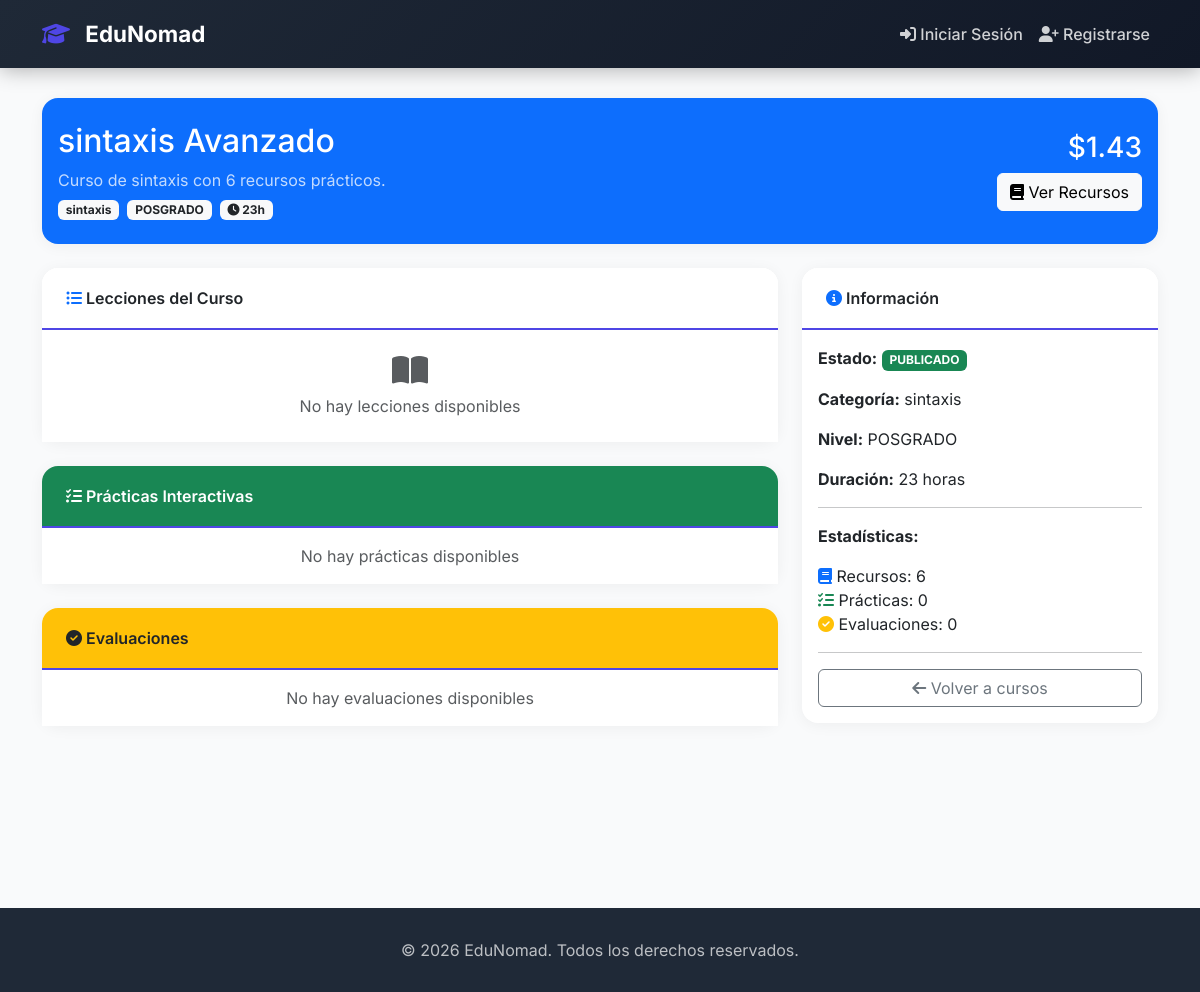
Before: /cursos/36/ with the older database file.
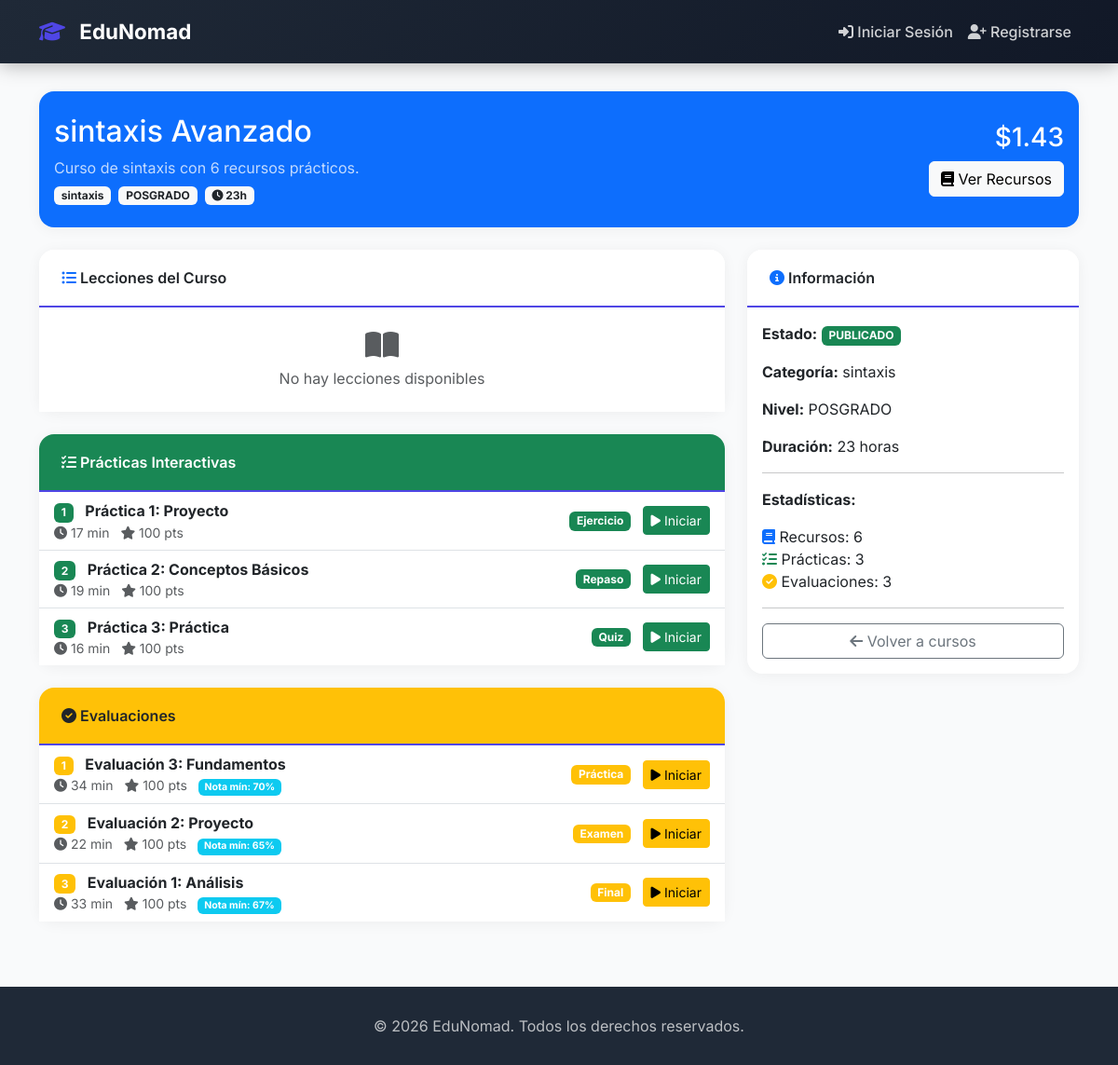
After: the same page with the newer database file.
### apps/core/models.py (models this page shows, shortened)
class Curso(models.Model):
    NIVELES = [
        ('PRIMARIA', 'Primaria'),
        ('SECUNDARIA', 'Secundaria'),
        ('BACHILLERATO', 'Bachillerato'),
        ('UNIVERSITARIO', 'Universitario'),
        ('POSGRADO', 'Posgrado'),
        ('LIBRE', 'Libre'),
    ]
    ESTADOS = [
        ('BORRADOR', 'Borrador'),
        ('PUBLICADO', 'Publicado'),
        ('ARCHIVADO', 'Archivado'),
    ]
    titulo = models.CharField(max_length=200)
    slug = models.SlugField(max_length=200, unique=True, blank=True)
    descripcion = models.TextField()
    categoria = models.CharField(max_length=100, db_index=True)
    nivel = models.CharField(max_length=20, choices=NIVELES, default='LIBRE')
    estado = models.CharField(max_length=20, choices=ESTADOS, default='BORRADOR')
    duracion_horas = models.IntegerField(default=10)
    recursos = models.ManyToManyField(RecursoEducativo, related_name='cursos', blank=True)
    fecha_creacion = models.DateTimeField(auto_now_add=True)
    fecha_actualizacion = models.DateTimeField(auto_now=True)
    imagen_url = models.URLField(blank=True, null=True)
    palabras_clave = models.CharField(max_length=500, blank=True)
    precio = models.DecimalField(max_digits=10, decimal_places=2, default=0.00)
    class Meta:
        ordering = ['-fecha_creacion']
        indexes = [
            models.Index(fields=['categoria']),
            models.Index(fields=['nivel']),
            models.Index(fields=['estado']),
        ]

class Practica(models.Model):
    TIPOS = [
        ('EJERCICIO', 'Ejercicio'),
        ('QUIZ', 'Quiz'),
        ('DIAGNOSTICO', 'Diagnóstico'),
        ('REPASO', 'Repaso'),
    ]
    leccion = models.ForeignKey('language_practice.Lesson', on_delete=models.CASCADE,
                                related_name='practicas', null=True, blank=True)
    curso = models.ForeignKey('Curso', on_delete=models.CASCADE, related_name='practicas')
    titulo = models.CharField(max_length=200)
    descripcion = models.TextField(blank=True, null=True)
    tipo = models.CharField(max_length=20, choices=TIPOS, default='EJERCICIO')
    preguntas = models.JSONField(default=list, blank=True)
    puntaje_maximo = models.IntegerField(default=100)
    duracion_minutos = models.IntegerField(default=15)
    orden = models.IntegerField(default=0)
    is_active = models.BooleanField(default=True)
    fecha_creacion = models.DateTimeField(auto_now_add=True)
    class Meta:
        ordering = ['orden', 'fecha_creacion']

class Evaluacion(models.Model):
    TIPOS = [
        ('EXAMEN', 'Examen'),
        ('PRACTICA', 'Práctica'),
        ('PROYECTO', 'Proyecto'),
        ('FINAL', 'Final'),
    ]
    leccion = models.ForeignKey('language_practice.Lesson', on_delete=models.CASCADE,
                                related_name='evaluaciones', null=True, blank=True)
    curso = models.ForeignKey('Curso', on_delete=models.CASCADE, related_name='evaluaciones')
    titulo = models.CharField(max_length=200)
    descripcion = models.TextField(blank=True, null=True)
    tipo = models.CharField(max_length=20, choices=TIPOS, default='EXAMEN')
    preguntas = models.JSONField(default=list, blank=True)
    puntaje_maximo = models.IntegerField(default=100)
    duracion_minutos = models.IntegerField(default=30)
    nota_minima = models.IntegerField(default=60)
    fecha_publicacion = models.DateTimeField(auto_now_add=True)
    fecha_limite = models.DateTimeField(null=True, blank=True)
    is_active = models.BooleanField(default=True)
    class Meta:
        ordering = ['-fecha_publicacion']

### apps/core/views.py (the view)
# urls.py: path('cursos/<int:curso_id>/', detalle_curso, name='detalle_curso'),
def detalle_curso(request, curso_id):
    curso = get_object_or_404(Curso, id=curso_id)
    recursos = curso.recursos.all()
    try:
        from apps.language_practice.models import Course, Lesson
        course_lp = Course.objects.filter(title=curso.titulo).first()
        lecciones = Lesson.objects.filter(course=course_lp).order_by('order') if course_lp else []
    except:
        lecciones = []
    context = {
        'curso': curso,
        'recursos': recursos,
        'lecciones': lecciones,
        'total_recursos': recursos.count(),
        'total_lecciones': len(lecciones),
    }
    return render(request, 'lms/cursos/detalle.html', context)

### templates/lms/cursos/detalle.html (shortened to what this page needs)
{% extends "base.html" %}
{% block content %}
<div class="animate-fade-in">
    <div class="card bg-primary text-white mb-4">
        <div class="card-body py-4">
            <div class="row align-items-center">
                <div class="col-md-8">
                    <h2>{{ curso.titulo }}</h2>
                    <p class="mb-2 opacity-75">{{ curso.descripcion }}</p>
                    <div class="d-flex flex-wrap gap-2">
                        <span class="badge bg-light text-dark">{{ curso.categoria }}</span>
                        <span class="badge bg-light text-dark">{{ curso.nivel }}</span>
                        <span class="badge bg-light text-dark">
                            <i class="fas fa-clock"></i> {{ curso.duracion_horas }}h
                        </span>
                    </div>
                </div>
                <div class="col-md-4 text-end">
                    <h3 class="text-white">${{ curso.precio|floatformat:2 }}</h3>
                    <a href="/recursos/?curso={{ curso.id }}" class="btn btn-light">
                        <i class="fas fa-book"></i> Ver Recursos
                    </a>
                </div>
            </div>
        </div>
    </div>
    <div class="row">
        <div class="col-lg-8">
            <div class="card mb-4">
                <div class="card-header">
                    <i class="fas fa-list-ul text-primary"></i> Lecciones del Curso
                </div>
                <div class="card-body p-0">
                    <div class="list-group list-group-flush">
                        {% for leccion in lecciones %}
                        <div class="list-group-item">
                            <div class="d-flex justify-content-between align-items-center">
                                <div>
                                    <span class="badge bg-primary me-2">{{ forloop.counter }}</span>
                                    <strong>{{ leccion.title }}</strong>
                                </div>
                                <div>
                                    <span class="badge bg-secondary me-2">Lección</span>
                                    <button class="btn btn-sm btn-outline-primary" onclick="alert('Lección en desarrollo')">
                                        <i class="fas fa-play"></i> Ver
                                    </button>
                                </div>
                            </div>
                        </div>
                        {% empty %}
                        <div class="list-group-item text-center text-muted py-4">
                            <i class="fas fa-book-open fa-2x mb-2 d-block"></i>
                            No hay lecciones disponibles
                        </div>
                        {% endfor %}
                    </div>
                </div>
            </div>
            <div class="card mb-4">
                <div class="card-header bg-success text-white">
                    <i class="fas fa-tasks"></i> Prácticas Interactivas
                </div>
                <div class="card-body p-0">
                    <div class="list-group list-group-flush">
                        {% for practica in curso.practicas.all %}
                        <div class="list-group-item">
                            <div class="d-flex justify-content-between align-items-center">
                                <div>
                                    <span class="badge bg-success me-2">{{ forloop.counter }}</span>
                                    <strong>{{ practica.titulo }}</strong>
                                    <div class="small text-muted">
                                        <i class="fas fa-clock"></i> {{ practica.duracion_minutos }} min
                                        <i class="fas fa-star ms-2"></i> {{ practica.puntaje_maximo }} pts
                                    </div>
                                </div>
                                <div>
                                    <span class="badge bg-success me-2">{{ practica.get_tipo_display }}</span>
                                    <a href="/practicas/{{ practica.id }}/" class="btn btn-sm btn-success">
                                        <i class="fas fa-play"></i> Iniciar
                                    </a>
                                </div>
                            </div>
                        </div>
                        {% empty %}
                        <div class="list-group-item text-center text-muted py-3">
                            No hay prácticas disponibles
                        </div>
                        {% endfor %}
                    </div>
                </div>
            </div>
            <div class="card">
                <div class="card-header bg-warning text-dark">
                    <i class="fas fa-check-circle"></i> Evaluaciones
                </div>
                <div class="card-body p-0">
                    <div class="list-group list-group-flush">
                        {% for evaluacion in curso.evaluaciones.all %}
                        <div class="list-group-item">
                            <div class="d-flex justify-content-between align-items-center">
                                <div>
                                    <span class="badge bg-warning me-2">{{ forloop.counter }}</span>
                                    <strong>{{ evaluacion.titulo }}</strong>
                                    <div class="small text-muted">
                                        <i class="fas fa-clock"></i> {{ evaluacion.duracion_minutos }} min
                                        <i class="fas fa-star ms-2"></i> {{ evaluacion.puntaje_maximo }} pts
                                        <span class="ms-2 badge bg-info">Nota mín: {{ evaluacion.nota_minima }}%</span>
                                    </div>
                                </div>
                                <div>
                                    <span class="badge bg-warning me-2">{{ evaluacion.get_tipo_display }}</span>
                                    <a href="/evaluaciones/{{ evaluacion.id }}/" class="btn btn-sm btn-warning">
                                        <i class="fas fa-play"></i> Iniciar
                                    </a>
                                </div>
                            </div>
                        </div>
                        {% empty %}
                        <div class="list-group-item text-center text-muted py-3">
                            No hay evaluaciones disponibles
                        </div>
                        {% endfor %}
                    </div>
                </div>
            </div>
        </div>
        <div class="col-lg-4">
            <div class="card">
                <div class="card-header">
                    <i class="fas fa-info-circle text-primary"></i> Información
                </div>
                <div class="card-body">
                    <p><strong>Estado:</strong>
                        <span class="badge {% if curso.estado == 'PUBLICADO' %}bg-success{% else %}bg-warning{% endif %}">
                            {{ curso.estado }}
                        </span>
                    </p>
                    <p><strong>Categoría:</strong> {{ curso.categoria }}</p>
                    <p><strong>Nivel:</strong> {{ curso.nivel }}</p>
                    <p><strong>Duración:</strong> {{ curso.duracion_horas }} horas</p>
                    <hr>
                    <p><strong>Estadísticas:</strong></p>
                    <ul class="list-unstyled">
                        <li><i class="fas fa-book text-primary"></i> Recursos: {{ curso.recursos.count }}</li>
                        <li><i class="fas fa-tasks text-success"></i> Prácticas: {{ curso.practicas.count }}</li>
                        <li><i class="fas fa-check-circle text-warning"></i> Evaluaciones: {{ curso.evaluaciones.count }}</li>
                    </ul>
                    <hr>
                    <a href="/cursos/" class="btn btn-outline-secondary w-100">
                        <i class="fas fa-arrow-left"></i> Volver a cursos
                    </a>
                </div>
            </div>
        </div>
    </div>
</div>
{% endblock %}

### templates/base.html (shortened to what this page needs)
<!DOCTYPE html>
<html lang="es">
<head>
    <link href="https://cdn.jsdelivr.net/npm/bootstrap@5.3.0/dist/css/bootstrap.min.css" rel="stylesheet">
    <link rel="stylesheet" href="https://cdnjs.cloudflare.com/ajax/libs/font-awesome/6.4.0/css/all.min.css">
</head>
<body>
    <nav class="navbar navbar-expand-lg navbar-dark">
        <div class="container">
            <a class="navbar-brand" href="/">
                <i class="fas fa-graduation-cap"></i> EduNomad
            </a>
            <div class="collapse navbar-collapse" id="navbarNav">
                <ul class="navbar-nav ms-auto">
                    {% if user.is_authenticated %}
                        <li class="nav-item">
                            <a class="nav-link {% if request.path == '/dashboard/' %}active{% endif %}" href="/dashboard/">
                                <i class="fas fa-th-large"></i> Dashboard
                            </a>
                        </li>
                        <li class="nav-item">
                            <a class="nav-link {% if '/recursos/' in request.path %}active{% endif %}" href="/recursos/">
                                <i class="fas fa-book"></i> Recursos
                            </a>
                        </li>
                        <li class="nav-item dropdown">
                            <a class="nav-link dropdown-toggle" href="#" id="userDropdown" role="button" data-bs-toggle="dropdown">
                                <span class="user-avatar d-inline-block">
                                    {{ user.username|first|upper }}
                                </span>
                            </a>
                            <ul class="dropdown-menu dropdown-menu-end">
                                <li><a class="dropdown-item" href="/dashboard/">
                                    <i class="fas fa-th-large"></i> Dashboard
                                </a></li>
                                <li><a class="dropdown-item" href="/perfil/">
                                    <i class="fas fa-user"></i> Mi Perfil
                                </a></li>
                                <li><hr class="dropdown-divider"></li>
                                <li><a class="dropdown-item text-danger" href="/logout/">
                                    <i class="fas fa-sign-out-alt"></i> Cerrar Sesión
                                </a></li>
                            </ul>
                        </li>
                    {% else %}
                        <li class="nav-item">
                            <a class="nav-link" href="/login/">
                                <i class="fas fa-sign-in-alt"></i> Iniciar Sesión
                            </a>
                        </li>
                        <li class="nav-item">
                            <a class="nav-link" href="/register/">
                                <i class="fas fa-user-plus"></i> Registrarse
                            </a>
                        </li>
                    {% endif %}
                </ul>
            </div>
        </div>
    </nav>
    <div class="main-content">
        <div class="container">
            {% block content %}{% endblock %}
        </div>
    </div>
    <footer class="footer">
        <div class="container text-center">
            <p class="mb-0">&copy; {% now "Y" %} EduNomad. Todos los derechos reservados.</p>
        </div>
    </footer>
</body>
</html>

Changed rows visible on the page:
computed for Curso "sintaxis Avanzado": practicas.count "0" → "3"; evaluaciones.count "0" → "3"
added Practica: titulo "Práctica 1: Proyecto", duracion_minutos "17", puntaje_maximo "100", tipo "Ejercicio"
added Practica: titulo "Práctica 2: Conceptos Básicos", duracion_minutos "19", puntaje_maximo "100", tipo "Repaso"
added Practica: titulo "Práctica 3: Práctica", duracion_minutos "16", puntaje_maximo "100", tipo "Quiz"
added Evaluacion: titulo "Evaluación 3: Fundamentos", duracion_minutos "34", puntaje_maximo "100", nota_minima "70", tipo "Práctica"
added Evaluacion: titulo "Evaluación 2: Proyecto", duracion_minutos "22", puntaje_maximo "100", nota_minima "65", tipo "Examen"
added Evaluacion: titulo "Evaluación 1: Análisis", duracion_minutos "33", puntaje_maximo "100", nota_minima "67", tipo "Final"
Other visible differences:
text no longer shown: "No hay prácticas disponibles No hay evaluaciones disponibles"
